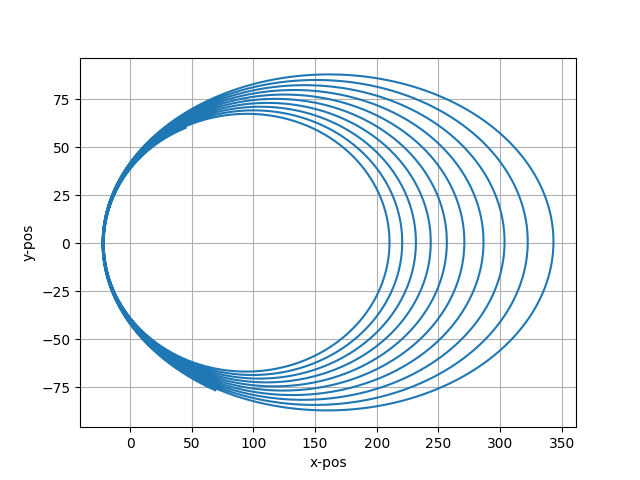

This figure's Python source:
import numpy as np
from rk import * 
import pyglet as pg
import draw as d
import matplotlib.pyplot as plt

# d^2/dt^2 (r) = GM/r^2
x_0 = 45 
y_0 = 60
vx_0 = -0.575
vy_0 = -0.15
t_final = 100000
G = 1 # 6.674e-11
M = 20

fps = 60*200

x = np.array([x_0, vx_0])
y = np.array([y_0, vy_0])

def f(t, x_old, y_old):
    x_next = np.zeros(2)
    
    # handles cases when x and y are 0, so its not undefined
    if (x_old[0] == 0) and (y_old[0] == 0):
        x_next[0] = x_old[1]
        x_next[1] = 0.0

        return x_next 

    x_next[0] = x_old[1]
    x_next[1] = -G*M*x_old[0] / ((x_old[0]**2 + y_old[0]**2)**1.5)

    # print(x_old, x_next)

    return x_next

d.__init__(1280, 720, 64*10, 36*10, trail_length=2)

t_curr = 0
x_pos = []
y_pos = [] 
t_list = []
def update(dt):
    global t_curr, x, y
    
    if t_curr >= t_final:
        return
    
    d.start_frame()
    d.draw_axes()

    d.draw_trail(x[0], y[0])
    # d.draw(x[0], y[0])

    d.end_frame()

    # for plotting only
    x_pos.append(x[0])
    y_pos.append(y[0])
    t_list.append(t_curr)

    # print(f"t: {round(t_curr, 3)};    x: {round(x[0], 4)};    y: {round(y[0], 4)};    v_x: {round(x[1], 4)};    v_y: {round(y[1], 4)}")
    
    t, x_next = rk_single(f, t_curr, x, y)
    t, y_next = rk_single(f, t_curr, y, x)
    t_curr = t # proceed to next step
    
    x_next = np.array(x_next)
    y_next = np.array(y_next)

    # updates the pos and vel to next values
    x = x_next 
    y = y_next

pg.clock.schedule_interval(update, 1/fps)
d.__run__()

plt.plot(x_pos, y_pos)
plt.xlabel("x-pos")
plt.ylabel("y-pos")
plt.grid()
plt.savefig("./one_body.png")
